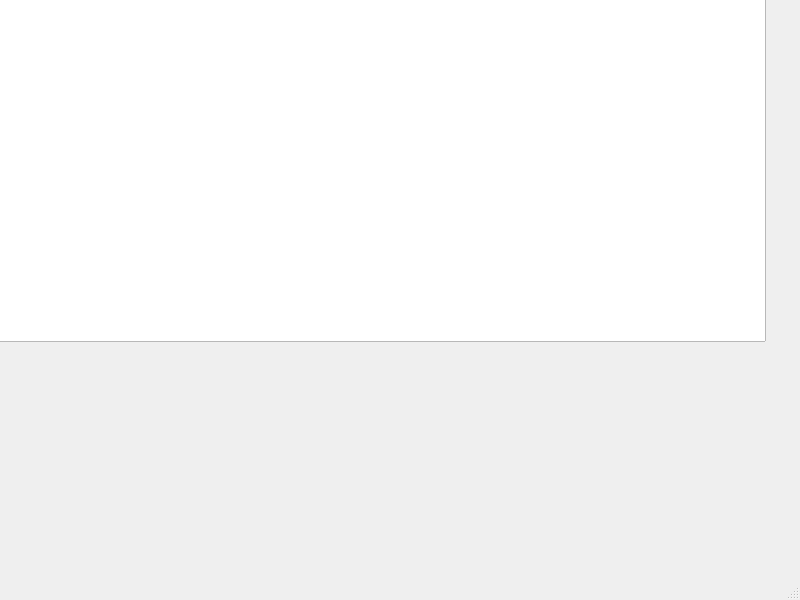
<?xml version="1.0" encoding="UTF-8"?>
<ui version="4.0">
 <class>MainWindow</class>
 <widget class="QMainWindow" name="MainWindow">
  <property name="geometry">
   <rect>
    <x>0</x>
    <y>0</y>
    <width>800</width>
    <height>600</height>
   </rect>
  </property>
  <property name="windowTitle">
   <string>MainWindow</string>
  </property>
  <widget class="QWidget" name="centralwidget">
   <widget class="QGraphicsView" name="graphicsView">
    <property name="geometry">
     <rect>
      <x>-35</x>
      <y>-19</y>
      <width>801</width>
      <height>361</height>
     </rect>
    </property>
   </widget>
  </widget>
  <widget class="QMenuBar" name="menubar">
   <property name="geometry">
    <rect>
     <x>0</x>
     <y>0</y>
     <width>800</width>
     <height>21</height>
    </rect>
   </property>
  </widget>
  <widget class="QStatusBar" name="statusbar"/>
 </widget>
 <resources/>
 <connections/>
</ui>
